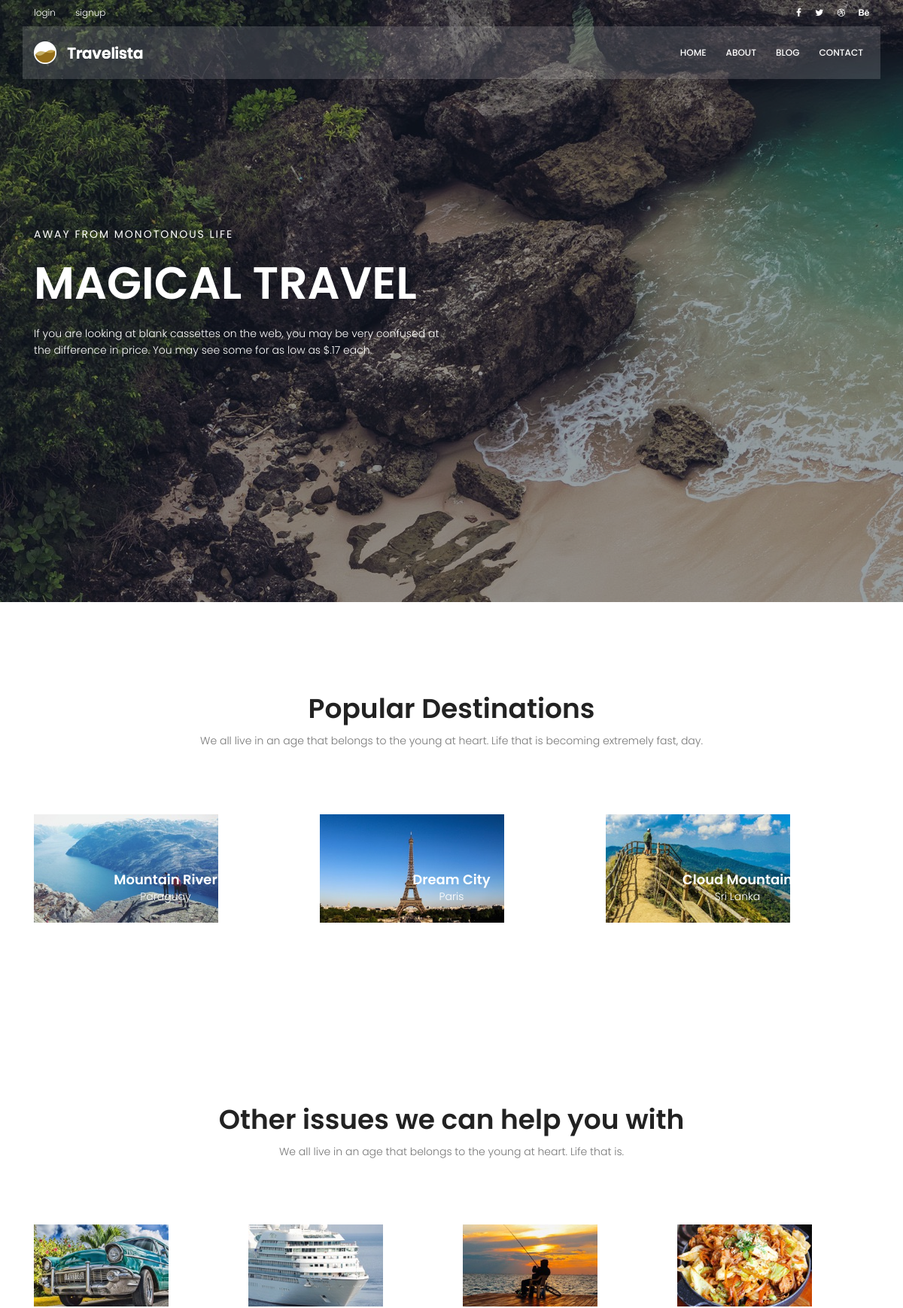
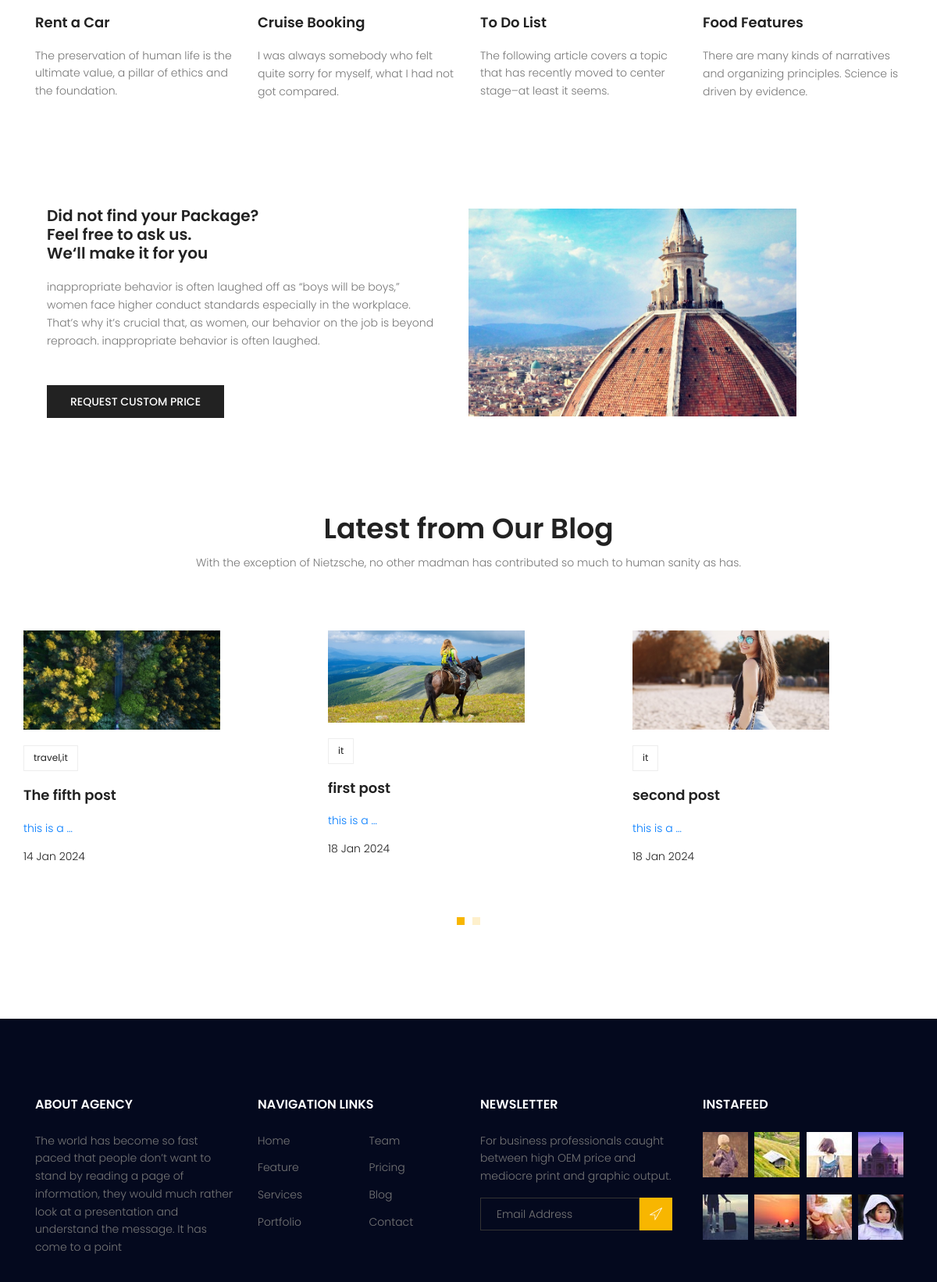
The page / (upper part) on the database its author committed (2 pictures, top to bottom).
### blog/models.py (models this page shows, shortened)
class Post(models.Model):
    title= models.CharField(max_length=255)
    author=models.ForeignKey(User,on_delete=models.SET_NULL,null=True)
    content= models.TextField()
    tags = TaggableManager()
    image=models.ImageField(upload_to='blog/')
    category=models.ManyToManyField(category)
    counted_views = models.IntegerField(default=0)
    status=models.BooleanField(default=False)
    login_require=models.BooleanField(default=False)
    created_date=models.DateTimeField(auto_now_add=True)
    updated_date=models.DateTimeField(auto_now=True)
    published_date=models.DateTimeField( null=True)
    class Meta:
        ordering=['created_date']

class category(models.Model):
    name=models.CharField(max_length=255)

### website/views.py (the view)
# urls.py: path('',index_view,name='index'),
def index_view(request):
    return render(request,'website/index.html')

### website/templatetags/website_tags.py (called while the page is built)
@register.inclusion_tag('website/website-post.html')
def latesposts():
    posts=Post.objects.filter(status=1).order_by('published_date')
    return { 'posts': posts }

### templates/website/index.html (shortened to what this page needs)
{% extends 'base.html' %}
{% load static %}
{% load website_tags %}
{% block content %}
			<section class="banner-area relative">
				<div class="overlay overlay-bg"></div>
				<div class="container">
					<div class="row fullscreen align-items-center justify-content-between">
						<div class="col-lg-6 col-md-6 banner-left">
							<h6 class="text-white">Away from monotonous life</h6>
							<h1 class="text-white">Magical Travel</h1>
							<p class="text-white">
								If you are looking at blank cassettes on the web, you may be very confused at the difference in price. You may see some for as low as $.17 each.
							</p>
						</div>
					</div>
				</div>
			</section>
			<section class="popular-destination-area section-gap">
				<div class="container">
		            <div class="row d-flex justify-content-center">
		                <div class="menu-content pb-70 col-lg-8">
		                    <div class="title text-center">
		                        <h1 class="mb-10">Popular Destinations</h1>
		                        <p>We all live in an age that belongs to the young at heart. Life that is becoming extremely fast, day.</p>
		                    </div>
		                </div>
		            </div>
					<div class="row">
						<div class="col-lg-4">
							<div class="single-destination relative">
								<div class="thumb relative">
									<img class="img-fluid" src="{% static 'img/d1.jpg' %}" alt="">
								</div>
								<div class="desc">
									<h4>Mountain River</h4>
									<p>Paraguay</p>
								</div>
							</div>
						</div>
						<div class="col-lg-4">
							<div class="single-destination relative">
								<div class="thumb relative">
									<img class="img-fluid" src="{% static 'img/d2.jpg' %}" alt="">
								</div>
								<div class="desc">
									<h4>Dream City</h4>
									<p>Paris</p>
								</div>
							</div>
						</div>
						<div class="col-lg-4">
							<div class="single-destination relative">
								<div class="thumb relative">
									<img class="img-fluid" src="{% static 'img/d3.jpg' %}" alt="">
								</div>
								<div class="desc">
									<h4>Cloud Mountain</h4>
									<p>Sri Lanka</p>
								</div>
							</div>
						</div>
					</div>
				</div>
			</section>
			<section class="other-issue-area section-gap">
				<div class="container">
		            <div class="row d-flex justify-content-center">
		                <div class="menu-content pb-70 col-lg-9">
		                    <div class="title text-center">
		                        <h1 class="mb-10">Other issues we can help you with</h1>
		                        <p>We all live in an age that belongs to the young at heart. Life that is.</p>
		                    </div>
		                </div>
		            </div>
					<div class="row">
						<div class="col-lg-3 col-md-6">
							<div class="single-other-issue">
								<div class="thumb">
									<img class="img-fluid" src="{% static 'img/o1.jpg' %}" alt="">
								</div>
								<a href="#">
									<h4>Rent a Car</h4>
								</a>
								<p>
									The preservation of human life is the ultimate value, a pillar of ethics and the foundation.
								</p>
							</div>
						</div>
						<div class="col-lg-3 col-md-6">
							<div class="single-other-issue">
								<div class="thumb">
									<img class="img-fluid" src="{% static 'img/o2.jpg' %}" alt="">
								</div>
								<a href="#">
									<h4>Cruise Booking</h4>
								</a>
								<p>
									I was always somebody who felt quite sorry for myself, what I had not got compared.
								</p>
							</div>
						</div>
						<div class="col-lg-3 col-md-6">
							<div class="single-other-issue">
								<div class="thumb">
									<img class="img-fluid" src="{% static 'img/o3.jpg' %}" alt="">
								</div>
								<a href="#">
									<h4>To Do List</h4>
								</a>
								<p>
									The following article covers a topic that has recently moved to center stage–at least it seems.
								</p>
							</div>
						</div>
						<div class="col-lg-3 col-md-6">
							<div class="single-other-issue">
								<div class="thumb">
									<img class="img-fluid" src="{% static 'img/o4.jpg' %}" alt="">
								</div>
								<a href="#">
									<h4>Food Features</h4>
								</a>
								<p>
									There are many kinds of narratives and organizing principles. Science is driven by evidence.
								</p>
							</div>
						</div>
					</div>
				</div>
			</section>
			<section class="home-about-area">
				<div class="container-fluid">
					<div class="row align-items-center justify-content-end">
						<div class="col-lg-6 col-md-12 home-about-left">
							<h1>
								Did not find your Package? <br>
								Feel free to ask us. <br>
								We‘ll make it for you
							</h1>
							<p>
								inappropriate behavior is often laughed off as “boys will be boys,” women face higher conduct standards especially in the workplace. That’s why it’s crucial that, as women, our behavior on the job is beyond reproach. inappropriate behavior is often laughed.
							</p>
							<a href="#" class="primary-btn text-uppercase">request custom price</a>
						</div>
						<div class="col-lg-6 col-md-12 home-about-right no-padding">
							<img class="img-fluid" src="{% static 'img/about-img.jpg' %}" alt="">
						</div>
					</div>
				</div>
			</section>
{% latesposts %}
{% endblock %}

### templates/website/website-post.html
{%load static %}
<section class="recent-blog-area section-gap">
				<div class="container">
					<div class="row d-flex justify-content-center">
						<div class="menu-content pb-60 col-lg-9">
							<div class="title text-center">
								<h1 class="mb-10">Latest from Our Blog</h1>
								<p>With the exception of Nietzsche, no other madman has contributed so much to human sanity as has.</p>
							</div>
						</div>
					</div>
					<div class="row">
						<div class="active-recent-blog-carusel">{% for post in posts %}
							<div class="single-recent-blog-post item">
								<div class="thumb">
									<img class="img-fluid" src="{{ post.image.url }}" alt="">
								</div>
								<div class="details">
									<div class="tags">
										{%for cat in post.category.all %}
                                      <li><a href="{% url 'blog:category' cat_name=cat.name %}">{{cat.name}}</a></li>
                                        {% endfor %}
									</div>
								<a href="{% url 'blog:single' pid=post.id %}"><h4 class="title">{{post.title}}</h4></a>
									<p><a href="{% url 'blog:single' pid=post.id %}"> {{post.content|truncatewords:3}}</a> </p>
									<h6 class="date">{{post.published_date| date:"d M Y"}}</h6>
								</div>
						</div>{% endfor %} </div></div>
			</section>

### statics/css/main.css (style rules this page uses)
body { color: #777777; font-family: "Poppins", sans-serif; font-size: 14px; font-weight: 300; line-height: 1.625em; position: relative; }
a { -webkit-transition: all 0.3s ease 0s; -moz-transition: all 0.3s ease 0s; -o-transition: all 0.3s ease 0s; transition: all 0.3s ease 0s; }
a, a:focus, a:hover { text-decoration: none; outline: 0; }
h1, h2, h3, h4, h5, h6 { font-family: "Poppins", sans-serif; color: #222222; line-height: 1.2em !important; margin-bottom: 0; margin-top: 0; font-weight: 600; }
h1, .h1 { font-size: 36px; }
h4, .h4 { font-size: 18px; }
h6, .h6 { font-size: 14px; color: #222222; }
.mb-10 { margin-bottom: 10px; }
.pb-60 { padding-bottom: 60px; }
.pb-70 { padding-bottom: 70px; }
.text-white { color: #fff; }
.text-center { text-align: center; }
.relative { position: relative; }
.overlay { position: absolute; left: 0; right: 0; top: 0; bottom: 0; }
.no-padding { padding: 0; }
h1 { font-size: 36px; }
h4 { font-size: 18px; }
h6 { font-size: 14px; }
h1, h2, h3, h4, h5, h6 { line-height: 1.5em; }
.section-gap { padding: 120px 0; }
.primary-btn { background: #f8b600; line-height: 42px; padding-left: 30px; padding-right: 30px; border: none; color: #fff; display: inline-block; font-size: 14px; font-weight: 500; position: relative; -webkit-transition: all 0.3s ease 0s; -moz-transition: all 0.3s ease 0s; -o-transition: all 0.3s ease 0s; transition: all 0.3s ease 0s; cursor: pointer; position: relative; }
.banner-area { background: url(../img/hero-bg.jpg) center; background-size: cover; }
.banner-area .overlay-bg { background: rgba(4, 9, 30, 0.4); }
.banner-left h6 { text-transform: uppercase; font-weight: 400; font-size: 14px; letter-spacing: 2px; }
.banner-left h1 { margin: 20px 0; font-size: 60px; text-transform: uppercase; }
.banner-left p { margin: 20px 0px; }
.single-destination { -webkit-transition: all 0.3s ease 0s; -moz-transition: all 0.3s ease 0s; -o-transition: all 0.3s ease 0s; transition: all 0.3s ease 0s; }
.single-destination .thumb { position: relative; }
.single-destination .thumb img { width: 100%; }
.single-destination .desc { text-align: center; position: absolute; width: 100%; left: 50%; top: 50%; transform: translate(-50%, -50%); }
.single-destination .desc h4 { color: #fff; }
.single-destination .desc p { color: #fff; font-size: 14px; font-weight: 300; margin-bottom: 0px; }
.single-other-issue .thumb { overflow: hidden; }
.single-other-issue .thumb img { width: 100%; -webkit-transition: all 0.3s ease 0s; -moz-transition: all 0.3s ease 0s; -o-transition: all 0.3s ease 0s; transition: all 0.3s ease 0s; }
.single-other-issue h4 { margin: 20px 0; -webkit-transition: all 0.3s ease 0s; -moz-transition: all 0.3s ease 0s; -o-transition: all 0.3s ease 0s; transition: all 0.3s ease 0s; }
.home-about-area .home-about-left { padding-left: 20%; }
@media (max-width: 1366px) { .home-about-area .home-about-left { padding-left: 5%; } }
.home-about-area .home-about-left h1 { max-width: 510px; }
@media (max-width: 1366px) { .home-about-area .home-about-left h1 { font-size: 20px; } }
.home-about-area .home-about-left p { max-width: 500px; padding: 20px 0; }
.home-about-area .home-about-left .primary-btn { margin-top: 10px; background: #222; font-size: 14px; }
.home-about-area .home-about-right img { width: 100%; }
.recent-blog-area .single-recent-blog-post .thumb { overflow: hidden; }
.recent-blog-area .single-recent-blog-post .thumb img { -webkit-transition: all 0.3s ease 0s; -moz-transition: all 0.3s ease 0s; -o-transition: all 0.3s ease 0s; transition: all 0.3s ease 0s; }
.recent-blog-area .single-recent-blog-post .tags { margin: 20px 0px; }
.recent-blog-area .single-recent-blog-post .tags li { display: inline-block; border: 1px solid #eee; padding: 4px 12px; -webkit-transition: all 0.3s ease 0s; -moz-transition: all 0.3s ease 0s; -o-transition: all 0.3s ease 0s; transition: all 0.3s ease 0s; }
.recent-blog-area .single-recent-blog-post .tags li a { font-weight: 400; font-size: 12px; color: #222; }
.recent-blog-area .single-recent-blog-post .title { -webkit-transition: all 0.3s ease 0s; -moz-transition: all 0.3s ease 0s; -o-transition: all 0.3s ease 0s; transition: all 0.3s ease 0s; margin: 20px 0; }
.recent-blog-area .single-recent-blog-post .date { color: #222; font-weight: 300; }

### rows shown on the page
Post: image (picture), title "The fifth post", content "this is a …", published_date "14 Jan 2024"
category: name "travel,it"
Post: image (picture), title "first post", content "this is a …", published_date "18 Jan 2024"
category: name "it"
Post: image (picture), title "second post", content "this is a …", published_date "18 Jan 2024"
category: name "it"
